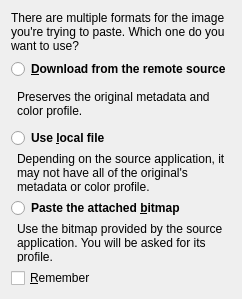
<?xml version="1.0" encoding="UTF-8"?>
<ui version="4.0">
 <class>WdgPasteFormat</class>
 <widget class="QWidget" name="WdgPasteFormat">
  <property name="geometry">
   <rect>
    <x>0</x>
    <y>0</y>
    <width>236</width>
    <height>299</height>
   </rect>
  </property>
  <property name="sizePolicy">
   <sizepolicy hsizetype="Preferred" vsizetype="Preferred">
    <horstretch>0</horstretch>
    <verstretch>0</verstretch>
   </sizepolicy>
  </property>
  <property name="windowTitle">
   <string>Multiple Formats Detected</string>
  </property>
  <layout class="QVBoxLayout" name="verticalLayout">
   <item>
    <widget class="QLabel" name="label">
     <property name="sizePolicy">
      <sizepolicy hsizetype="Preferred" vsizetype="Minimum">
       <horstretch>0</horstretch>
       <verstretch>0</verstretch>
      </sizepolicy>
     </property>
     <property name="text">
      <string>There are multiple formats for the image you're trying to paste. Which one do you want to use?</string>
     </property>
     <property name="wordWrap">
      <bool>true</bool>
     </property>
    </widget>
   </item>
   <item>
    <widget class="QWidget" name="widget" native="true">
     <property name="sizePolicy">
      <sizepolicy hsizetype="Preferred" vsizetype="Minimum">
       <horstretch>0</horstretch>
       <verstretch>0</verstretch>
      </sizepolicy>
     </property>
     <layout class="QFormLayout" name="formLayout">
      <property name="leftMargin">
       <number>0</number>
      </property>
      <property name="topMargin">
       <number>0</number>
      </property>
      <property name="rightMargin">
       <number>0</number>
      </property>
      <property name="bottomMargin">
       <number>0</number>
      </property>
      <item row="0" column="0" colspan="2">
       <widget class="QRadioButton" name="btnDownload">
        <property name="styleSheet">
         <string notr="true">QAbstractButton { font: bold; }</string>
        </property>
        <property name="text">
         <string>&amp;Download from the remote source</string>
        </property>
       </widget>
      </item>
      <item row="1" column="1">
       <widget class="QLabel" name="label_3">
        <property name="sizePolicy">
         <sizepolicy hsizetype="Preferred" vsizetype="Minimum">
          <horstretch>0</horstretch>
          <verstretch>0</verstretch>
         </sizepolicy>
        </property>
        <property name="text">
         <string>Preserves the original metadata and color profile.</string>
        </property>
        <property name="wordWrap">
         <bool>true</bool>
        </property>
       </widget>
      </item>
      <item row="2" column="0" colspan="2">
       <widget class="QRadioButton" name="btnUseLocal">
        <property name="styleSheet">
         <string notr="true">QAbstractButton { font: bold; }</string>
        </property>
        <property name="text">
         <string>Use &amp;local file</string>
        </property>
       </widget>
      </item>
      <item row="3" column="1">
       <widget class="QLabel" name="label_5">
        <property name="sizePolicy">
         <sizepolicy hsizetype="Preferred" vsizetype="Minimum">
          <horstretch>0</horstretch>
          <verstretch>0</verstretch>
         </sizepolicy>
        </property>
        <property name="text">
         <string>Depending on the source application, it may not have all of the original's metadata or color profile.</string>
        </property>
        <property name="wordWrap">
         <bool>true</bool>
        </property>
       </widget>
      </item>
      <item row="4" column="0" colspan="2">
       <widget class="QRadioButton" name="btnUseBitmap">
        <property name="styleSheet">
         <string notr="true">QAbstractButton { font: bold; }</string>
        </property>
        <property name="text">
         <string>Paste the attached &amp;bitmap</string>
        </property>
       </widget>
      </item>
      <item row="5" column="1">
       <widget class="QLabel" name="label_2">
        <property name="sizePolicy">
         <sizepolicy hsizetype="Preferred" vsizetype="Minimum">
          <horstretch>0</horstretch>
          <verstretch>0</verstretch>
         </sizepolicy>
        </property>
        <property name="text">
         <string>Use the bitmap provided by the source application. You will be asked for its profile.</string>
        </property>
        <property name="wordWrap">
         <bool>true</bool>
        </property>
       </widget>
      </item>
     </layout>
    </widget>
   </item>
   <item>
    <widget class="QCheckBox" name="chkRemember">
     <property name="text">
      <string>&amp;Remember</string>
     </property>
    </widget>
   </item>
  </layout>
 </widget>
 <resources/>
 <connections/>
</ui>
